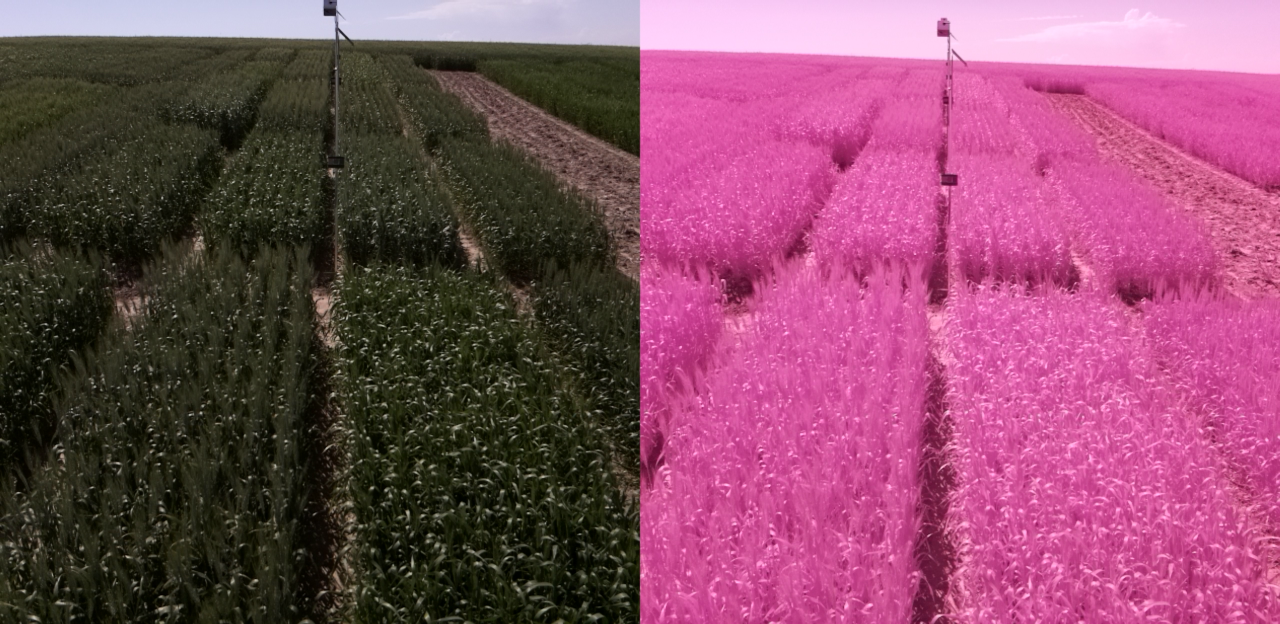
#> input picture 02-07-2022_10-30-04_1.png, 2560 x 1248 px, given in place of 12-05-2022_10-30-23_2.png, which was not available (shown at 1/2 size)
$ python python_image_processing.py
#> lines starting #> are read from the running program, lines starting #| are printed output that depends on the picture; after the words box and inside, x2 and y2 are one past the last pixel; in counts of white or black regions, pixels touching at a corner belong together; pictures that were not available may be replaced by others from this repository, and a replacement may not be noted
import os
import cv2
import numpy as np
import pandas as pd
from pathlib import Path


# Create an empty list to collect RGB data
def make_constant_csv(in_path):
    r_in_path = in_path

    r_in_path = r_in_path

    r_in_data = [img for img in os.listdir(r_in_path) if img.endswith('.png')]

    # Create an empty list to collect RGB data

    sp_data = []

    print('start')

    # Loop to extract the vi

    for file in r_in_data:

        img = cv2.imread(os.path.join(r_in_path, file))  # Read the image

        # Split the color band

        b, g, r = cv2.split(img)

        # Set list of data

        sp = [b, g, r]

        color = ['blue', 'green', 'red']

        # Create an empty list to collect data of each spectrum in the loop

        cl = []

        # For loop to extract the RGB data

        for s, c in zip(sp, color):
            index = s

            # Extract statistical data

            mean = round(np.nanmean(s), 5)

            median = round(np.nanmedian(s), 5)

            std = round(np.nanstd(s), 5)

            max = round(np.nanmax(s), 5)

            p95 = round(np.nanpercentile(s, 95), 5)

            p90 = round(np.nanpercentile(s, 90), 5)

            p85 = round(np.nanpercentile(s, 85), 5)

            date = Path(file[:].split('_')[0]).name

            time = Path(file[:].split('_')[1]).name

            date_time = date[:5] + '_' + time[:2]

            rep_pic0 = Path(file[:].split('_')[-1]).name

            rep_pic = rep_pic0.split('.')[0]

            spectrum = c

            # Make dictionary of extracted data for one color

            data = [date, time, date_time, spectrum, mean, median, std, max, p95, p90, p85, rep_pic]

            cl.append(data)

        # Combine data from all spectrum

        sp_data.extend(cl)

    # Make a Datafram to save as a csv file

    header = ['date', 'time', 'date_time', 'sprectrum', 'mean', 'median', 'std', 'max', 'p95', 'p90', 'p85', 'rep_pic']

    df_final = pd.DataFrame(sp_data)

    df_final.columns = header

    df_final.to_csv(r_in_path + '\\' + "test4" + '.csv', index=False)

    print('finish')


def slice_into_boxes(image_path,out_folder,x,y,length):

#> called with x = 642, y = 228, length = 58
    img = cv2.imread(image_path)
#> img is the input picture: shape (1248, 2560, 3); mean B, G, R 100.6, 74.4, 134.2
    length_base = 155
    box_size_base = 44
    height_base = 115
    first_box_offset_x = int(14*(length/length_base))
    first_box_offset_y = int(30*(length/length_base))


    crop_img = img.copy()

    buffer = 4

    #crop_img = img[y:int(y+(length*(height_base/length_base))), x:int(x+length)]
    box_length =  int(length * (box_size_base / length_base))
    cv2.rectangle(crop_img, (x, y), (int(x+length), int(y+(length*(height_base/length_base)))), (0, 0, 256), 1)
#> crop_img: shape (1248, 2560, 3); 0.01% of pixels changed, all inside (x1, y1, x2, y2) = (642, 228, 701, 272)
    box_1_x_1 = int(x+first_box_offset_x+buffer)
    box_1_y_1 = int(y+first_box_offset_y+buffer)
    box_1_x_2 = int((x+first_box_offset_x+box_length)-(buffer))
    box_1_y_2 = int((y+first_box_offset_y+box_length)-(buffer))

    box_2_x_1 = int(x + first_box_offset_x+box_length+1+buffer)
    box_2_y_1 = int(y + first_box_offset_y+buffer)
    box_2_x_2 = int((x + first_box_offset_x + box_length*2+1-(buffer)))
    box_2_y_2 = int(y + first_box_offset_y + box_length-(buffer))

    box_3_x_1 = int(x + first_box_offset_x + box_length*2 + 2 +buffer)
    box_3_y_1 = int(y + first_box_offset_y+buffer)
    box_3_x_2 = int(x + first_box_offset_x + box_length * 3 + 2-(buffer))
    box_3_y_2 = int(y + first_box_offset_y + box_length-(buffer))

    zoom_out = 23
    crop_box_1 = crop_img[(box_1_y_1 - zoom_out):(box_1_y_2 + zoom_out), (box_1_x_1 - zoom_out):(box_1_x_2 + zoom_out)]
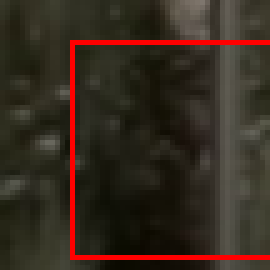
#> crop_box_1: shape (54, 54, 3) (shown 5 times larger); mean B, G, R 31.6, 42.6, 55
    crop_box_2 = crop_img[(box_2_y_1 - zoom_out):(box_2_y_2 + zoom_out), (box_2_x_1 - zoom_out):(box_2_x_2 + zoom_out)]
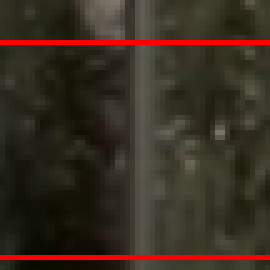
#> crop_box_2: shape (54, 54, 3) (shown 5 times larger); mean B, G, R 33.6, 45.3, 56.7
    crop_box_3 = crop_img[(box_3_y_1 - zoom_out):(box_3_y_2 + zoom_out), (box_3_x_1 - zoom_out):(box_3_x_2 + zoom_out)]
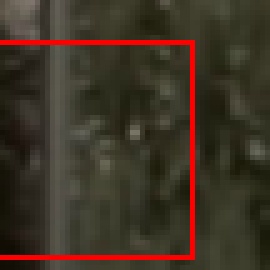
#> crop_box_3: shape (54, 54, 3) (shown 5 times larger); mean B, G, R 38.3, 51.3, 63.7
    render_rectangle = False
    print(f"area {(box_1_x_1-box_1_x_2)*(box_1_y_2-box_1_y_1)}")
    if render_rectangle:
        cv2.rectangle(crop_img, (box_1_x_1,box_1_y_1),
                      (box_1_x_2,box_1_y_2), (0,0,256), 1)

        cv2.rectangle(crop_img, (box_2_x_1 , box_2_y_1),
                      (box_2_x_2, box_2_y_2), (0, 256, 0), 1)
        cv2.rectangle(crop_img, (box_3_x_1, box_3_y_1),
                      (box_3_x_2, box_3_y_2), (256, 0, 0), 1)
        cv2.imwrite(os.path.splitext(image_path)[0] + "_panel" + os.path.splitext(image_path)[1], crop_img)
    print(out_folder+os.path.splitext(os.path.basename(image_path))[0] + "_box_1" + os.path.splitext(image_path)[1])

    cv2.imwrite(out_folder+"\\box_1\\"+os.path.splitext(os.path.basename(image_path))[0] + "_box_1" + os.path.splitext(image_path)[1],crop_box_1)
    # cv2.imwrite(out_folder+"\\box_2\\"+os.path.splitext(os.path.basename(image_path))[0] + "_box_2" + os.path.splitext(image_path)[1], crop_box_2)
    # cv2.imwrite(out_folder+"\\box_3\\"+os.path.splitext(os.path.basename(image_path))[0] + "_box_3" + os.path.splitext(image_path)[1], crop_box_3)

slice_into_boxes("C:\\Users\\code8\\Documents\\Flood_fill_421\\12-05-2022_10-30-23_2.png","C:\\Users\\code8\\Documents\\Flood_fill_421\\with_buf\\",642,228,58)
make_constant_csv("C:\\Users\\code8\\Documents\\Flood_fill_421\\with_buf\\")
#> in make_constant_csv, `b, g, r = cv2.split(img)`:
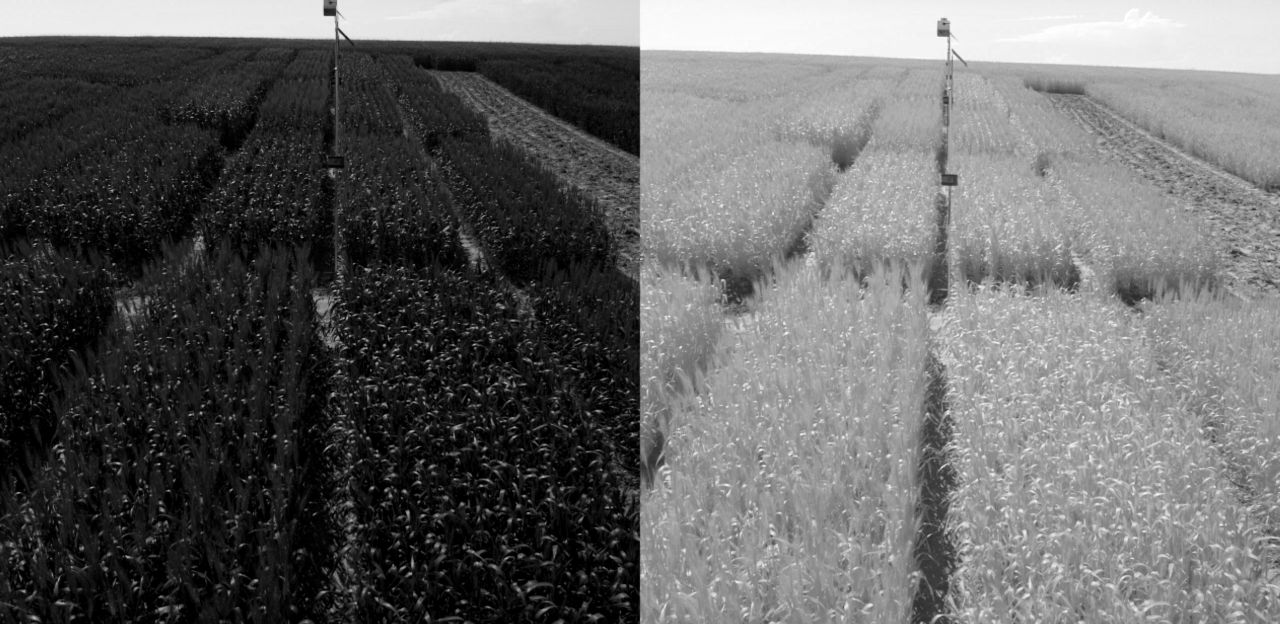
#> b: shape (1248, 2560) (shown at 1/2 size); min 0, max 255, mean 100.6
#> in make_constant_csv, `b, g, r = cv2.split(img)`:
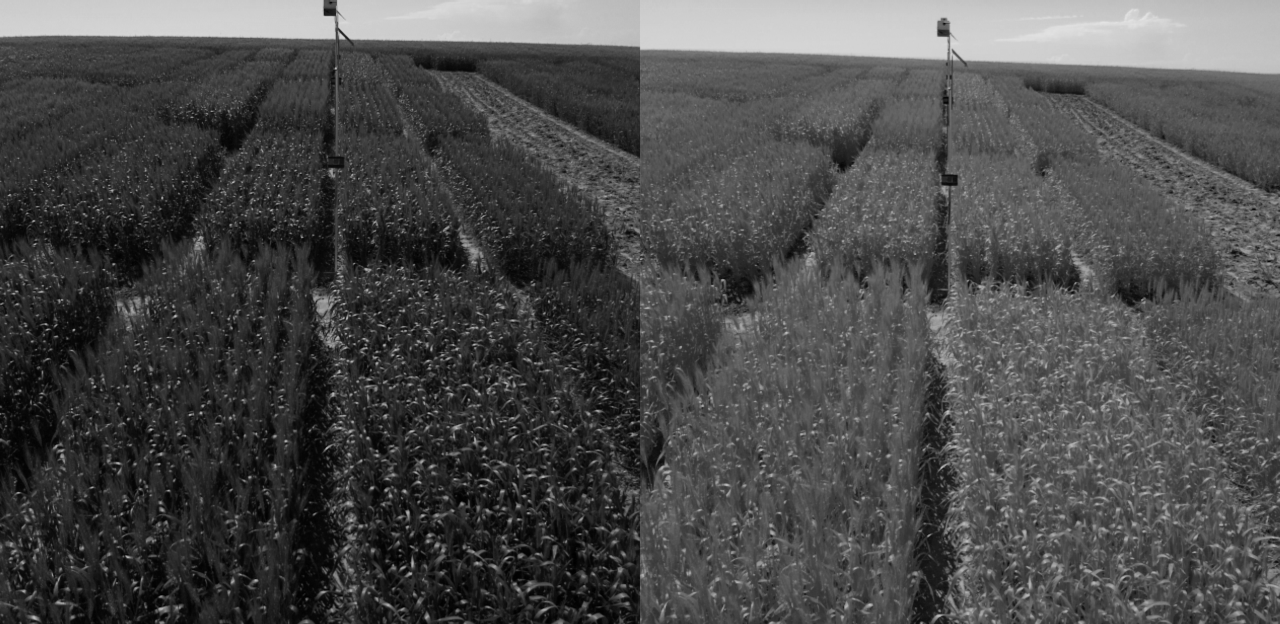
#> g: shape (1248, 2560) (shown at 1/2 size); min 0, max 228, mean 74.4
#> in make_constant_csv, `b, g, r = cv2.split(img)`:
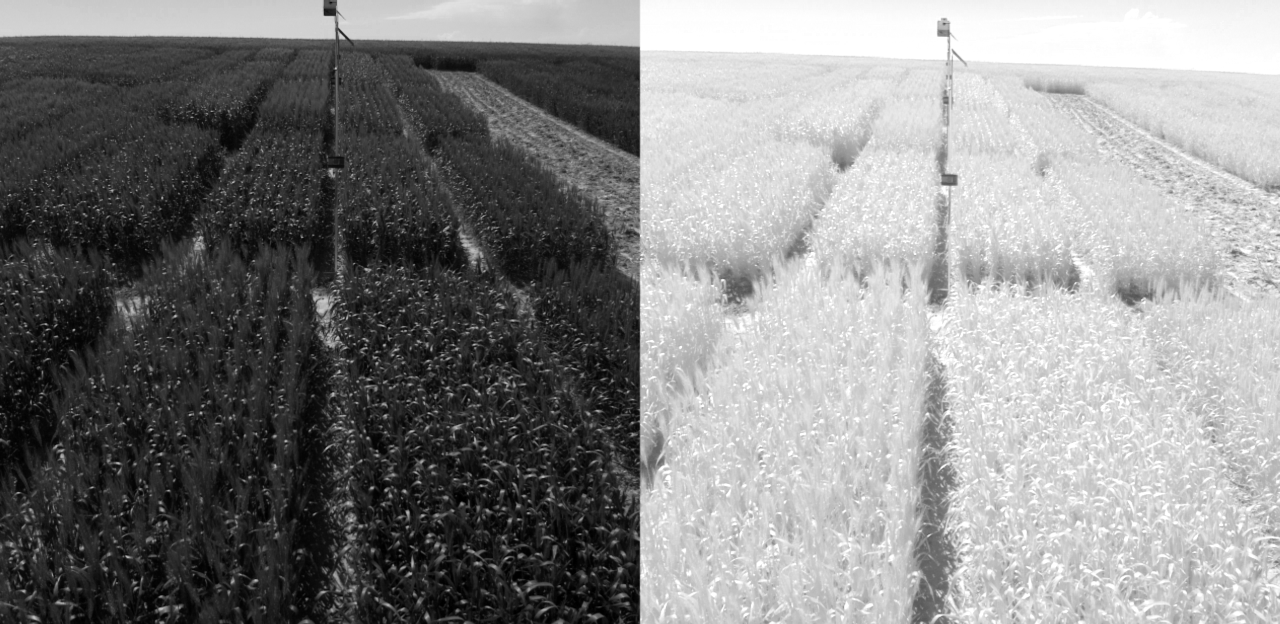
#> r: shape (1248, 2560) (shown at 1/2 size); min 0, max 255, mean 134.2
#> the loop in make_constant_csv, `for s, c in zip(sp, color):` made 3 passes
#> (c, mean, median, std, max, p95, p90, p85) on passes 1 to 3: ('blue', 100.6, 116, 74.61, 255, 234, 185, 172), ('green', 74.44, 68, 47.34, 228, 201, 125, 104), ('red', 134.2, 175, 87.33, 255, 248, 231, 224)
#> after the loop in make_constant_csv, `for s, c in zip(sp, color):`: cl = 3 items
#> in make_constant_csv, `df_final = pd.DataFrame(sp_data)`: df_final = table of 3 rows and 12 columns


# [69 lines left out: function get_index, not called in this run]
